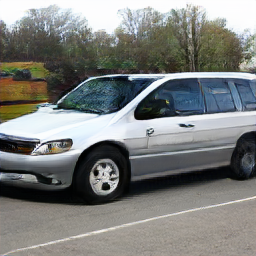
#> input picture example_images/fake_biggan.png, 256 x 256 px; its folder holds only this picture in this run
$ python homography.py
#> lines starting #> are read from the running program, lines starting #| are printed output that depends on the picture
import cv2
import os
import numpy as np
from skimage import img_as_float, img_as_ubyte
from skimage.transform import swirl
from skimage.color import rgb2gray


def load_images_from_folder(folder):
#> called with folder = 'example_images'
    images = []
    for filename in os.listdir(folder):
        img = cv2.imread(os.path.join(folder, filename))
#> img is the input picture: shape (256, 256, 3); mean B, G, R 124.5, 126.8, 124.5
        if img is not None:
            images.append(img)
    return images

def save_images(images, filenames, folder):
    if not os.path.exists(folder):
        os.makedirs(folder)
    for img, filename in zip(images, filenames):
        base = os.path.basename(filename)
        cv2.imwrite(os.path.join(folder, base), img)


def warp_image(image, H):
    print('Orginal image shape:', image.shape)
    output_size = (image.shape[1]+100, image.shape[0]+100)
    output_size = (image.shape[1]+200, image.shape[0]+200)
    warped_image = cv2.warpPerspective(image, H, output_size, flags=cv2.INTER_LINEAR, borderMode=cv2.BORDER_CONSTANT, borderValue=(0, 0, 0))
    restored_image = cv2.warpPerspective(warped_image, np.linalg.inv(H), output_size, flags=cv2.INTER_LINEAR, borderMode=cv2.BORDER_CONSTANT, borderValue=(0, 0, 0))
    return restored_image

imgs = load_images_from_folder('example_images')
#> imgs = 1 item

#H = np.array([[2.31320524,-9.04064327e-01, -3.26032166e+02],[5.65874219e-01,1.57498169e+00,-3.26032166e+02],[1.36785640e-03, -1.78844988e-04,1.00000000e+00]])
#H = cv2.getAffineTransform(np.float32([[0, 0], [1, 0], [0, 1]]), np.float32([[0, 0], [1, 0], [0, 1]]))
#H = np.eye(3, dtype=np.float32)

def rotate_image(img, angle):
#> called with angle = 225
    (h, w) = img.shape[:2]
#> h = 256; w = 256
    center = (w // 2, h // 2)
#> center = (128, 128)
    M = cv2.getRotationMatrix2D(center, angle, 1.0)
    rotated = cv2.warpAffine(img, M, (w, h), flags=cv2.INTER_LINEAR, borderMode=cv2.BORDER_CONSTANT, borderValue=(0,0,0))
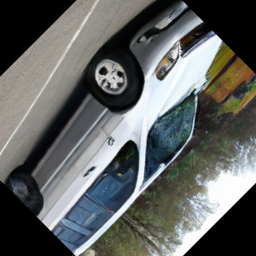
#> rotated: shape (256, 256, 3); mean B, G, R 97.4, 98.9, 96.3
    return rotated

rotate_images225 = [rotate_image(img, 225) for img in imgs]
#> rotate_images225 = 1 item
#save_images(rotate_images225, [f for f in os.listdir('example_images')], 'rotated_images225')

#rot_warp_225 = [warp_image(img,np.eye(3, dtype=np.float32)) for img in rotate_images225]
#save_images(rot_warp_225, [f for f in os.listdir('example_images')], 'rotated_warped_images225')
gblurred_images = [cv2.GaussianBlur(img, (9, 9), 3) for img in imgs]
#> gblurred_images = 1 item
# [6 lines of commented-out code are left out]
save_images(gblurred_images,[f for f in os.listdir('example_images')],'gblurred_images')
#> the loop in save_images, `for img, filename in zip(images, filenames):` made 1 pass
#> filename on pass 1: 'fake_biggan.png'
#> pass 1, in save_images, `cv2.imwrite(os.path.join(folder, base), img)`:
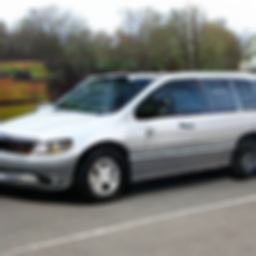
#> saved as fake_biggan.png: shape (256, 256, 3); mean B, G, R 124.5, 126.8, 124.5
#save_images(gblurred_images, 'gblurred_images')

# H = np.array([[2.31320524,-9.04064327e-01, -3.26032166e+02],[5.65874219e-01,1.57498169e+00,-3.26032166e+02],[1.36785640e-03, -1.78844988e-04,1.00000000e+00]])
H = np.eye(3)  # Identity matrix for no transformation

$ run again, on example_images/fake_realgan.png
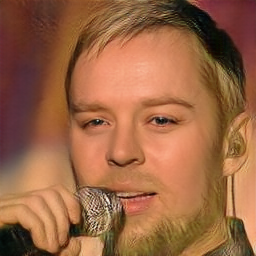
#> input picture example_images/fake_realgan.png, 256 x 256 px
#> in load_images_from_folder, img is the input picture: shape (256, 256, 3); mean B, G, R 67.8, 101.1, 154.9
#> imgs = 1 item
#> in rotate_image, `rotated = cv2.warpAffine(img, M, (w, h), flags=cv2.INTER_LINEAR, borde..`:
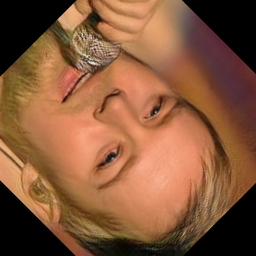
#> rotated: shape (256, 256, 3); mean B, G, R 58.8, 88.4, 134.4
#> the loop in save_images, `for img, filename in zip(images, filenames):` made 1 pass
#> filename on pass 1: 'fake_realgan.png'
#> pass 1, in save_images, `cv2.imwrite(os.path.join(folder, base), img)`:
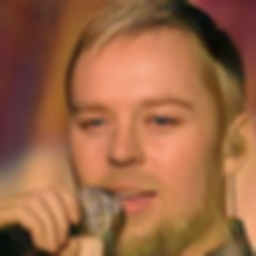
#> saved as fake_realgan.png: shape (256, 256, 3); mean B, G, R 67.8, 101.1, 154.9

$ run again, on example_images/fake_stylegan.png
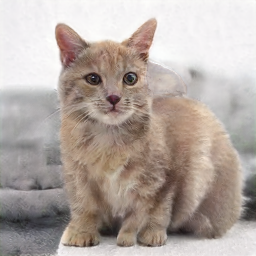
#> input picture example_images/fake_stylegan.png, 256 x 256 px
#> in load_images_from_folder, img is the input picture: shape (256, 256, 3); mean B, G, R 161.8, 168.1, 179.2
#> imgs = 1 item
#> in rotate_image, `rotated = cv2.warpAffine(img, M, (w, h), flags=cv2.INTER_LINEAR, borde..`:
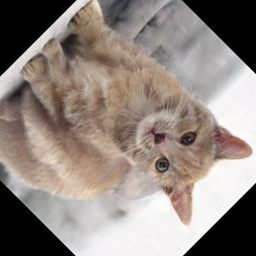
#> rotated: shape (256, 256, 3); mean B, G, R 128.3, 134.7, 145.4
#> the loop in save_images, `for img, filename in zip(images, filenames):` made 1 pass
#> filename on pass 1: 'fake_stylegan.png'
#> pass 1, in save_images, `cv2.imwrite(os.path.join(folder, base), img)`:
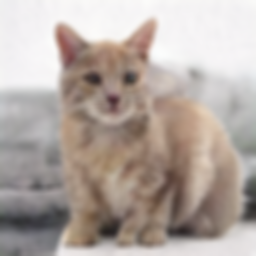
#> saved as fake_stylegan.png: shape (256, 256, 3); mean B, G, R 161.8, 168.1, 179.2

$ run again, on example_images/image_000001.jpg
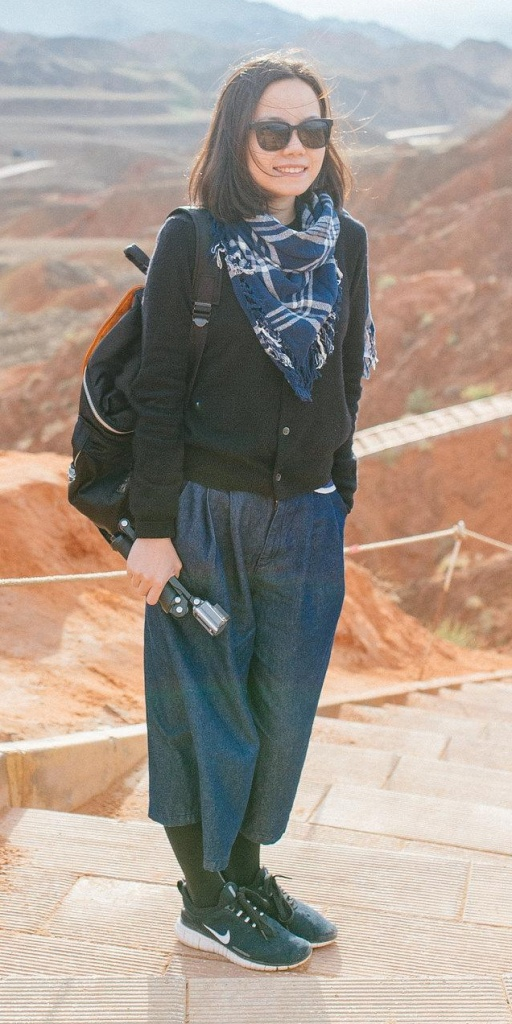
#> input picture example_images/image_000001.jpg, 512 x 1024 px
#> in load_images_from_folder, img is the input picture: shape (1024, 512, 3); mean B, G, R 142.2, 151.9, 163.9
#> imgs = 1 item
#> in rotate_image, `rotated = cv2.warpAffine(img, M, (w, h), flags=cv2.INTER_LINEAR, borde..`:
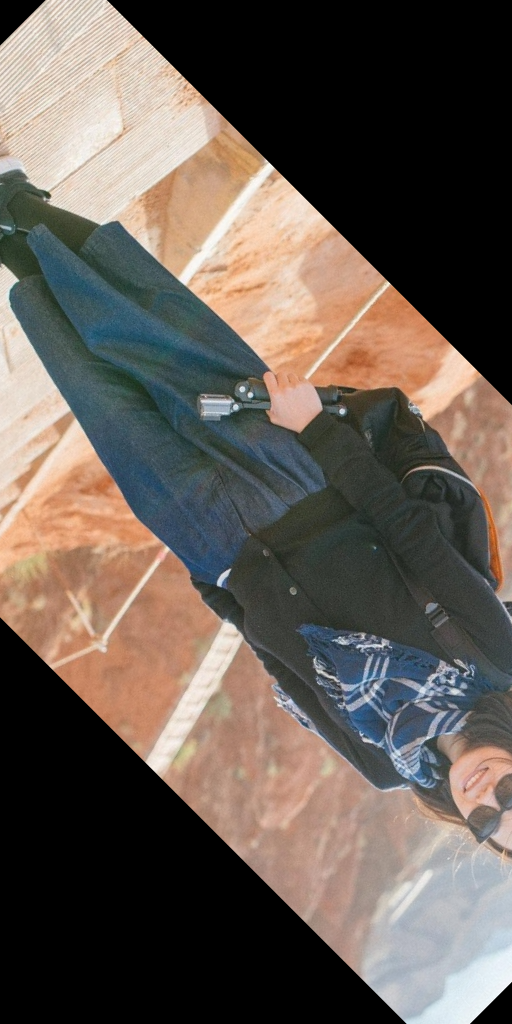
#> rotated: shape (1024, 512, 3); mean B, G, R 84.1, 91.8, 101.6
#> the loop in save_images, `for img, filename in zip(images, filenames):` made 1 pass
#> filename on pass 1: 'image_000001.jpg'
#> pass 1, in save_images, `cv2.imwrite(os.path.join(folder, base), img)`:
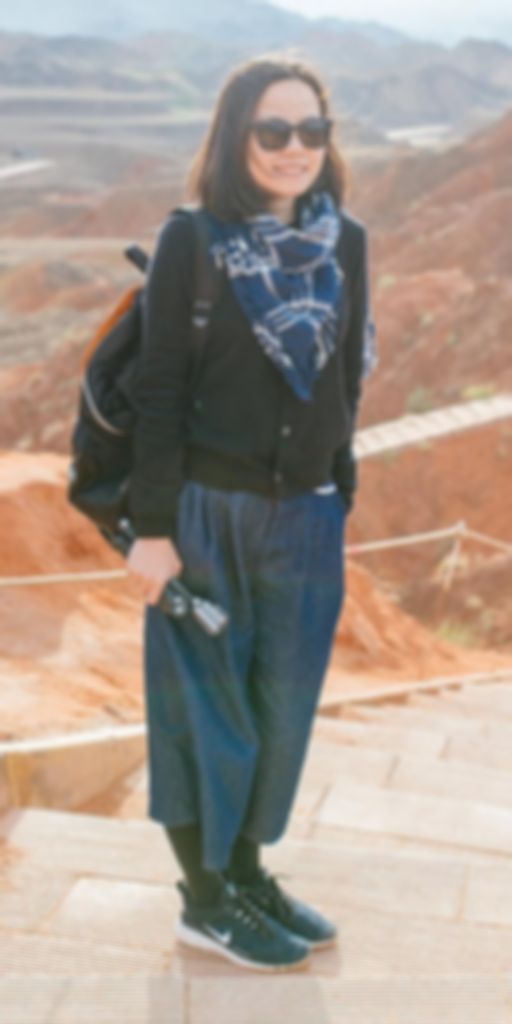
#> saved as image_000001.jpg: shape (1024, 512, 3); mean B, G, R 142.2, 151.9, 163.9

$ run again, on example_images/fake_cyclegan.png
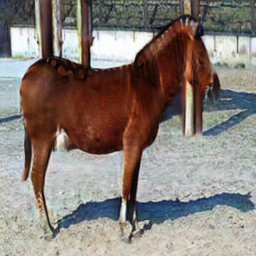
#> input picture example_images/fake_cyclegan.png, 256 x 256 px
#> in load_images_from_folder, img is the input picture: shape (256, 256, 3); mean B, G, R 120, 126.1, 135.3
#> imgs = 1 item
#> in rotate_image, `rotated = cv2.warpAffine(img, M, (w, h), flags=cv2.INTER_LINEAR, borde..`:
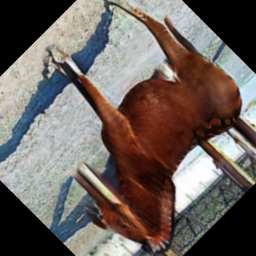
#> rotated: shape (256, 256, 3); mean B, G, R 95, 100, 109.5
#> the loop in save_images, `for img, filename in zip(images, filenames):` made 1 pass
#> filename on pass 1: 'fake_cyclegan.png'
#> pass 1, in save_images, `cv2.imwrite(os.path.join(folder, base), img)`:
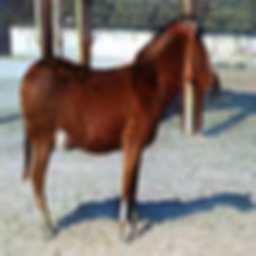
#> saved as fake_cyclegan.png: shape (256, 256, 3); mean B, G, R 120.1, 126.1, 135.4
